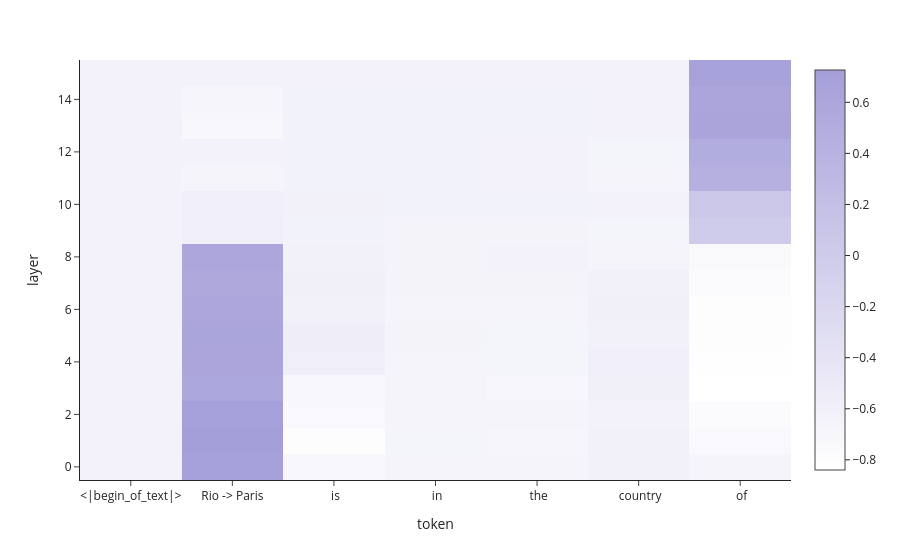

Notebook code cell kept with this figure:
### Markdown cell above
Let's check out our results! The **darker** a cell is, the **greater the difference** between $p(``Brazil")$ and $p(``France")$, and hence the **more causal effect** the residual stream at that layer / token position has on mediating the path between the city and its country.

### Code cell
# visualize our results!
import plotly.express as px

# Build token labels directly from the tokenizer so they align with the residual stream.
# Llama-3.2 prepends a BOS token by default, so we keep it and label the *second* token as the city.
token_ids = model.tokenizer(base_prompt).input_ids
token_labels = [model.tokenizer.decode([tok]) for tok in token_ids]
if len(token_labels) > 1:
    token_labels[1] = f"Rio -> {token_labels[1]}"

fig = px.imshow(
    causal_effects,
    x=token_labels,
    y=list(range(model.config.num_hidden_layers)),
    template='simple_white',
    color_continuous_scale=[[0, '#FFFFFF'], [1, "#A59FD9"]]
)

fig.update_layout(
    xaxis_title='token',
    yaxis_title='layer',
    yaxis=dict(autorange='min')
)

fig

### Figure 1 — Plotly figure (JSON) as saved in the notebook; plotly's stock layout.template omitted (floating-point values rounded to 4 significant figures)
{"data": [{"coloraxis": "coloraxis", "hovertemplate": "x: %{x}<br>y: %{y}<br>color: %{z}<extra></extra>", "name": "0", "type": "heatmap", "x": ["<|begin_of_text|>", "Rio -> Paris", " is", " in", " the", " country", " of"], "xaxis": "x", "y": [0, 1, 2, 3, 4, 5, 6, 7, 8, 9, 10, 11, 12, 13, 14, 15], "yaxis": "y", "z": [[-0.625, 0.6875, -0.7188, -0.6523, -0.6523, -0.6094, -0.6523], [-0.625, 0.7266, -0.8008, -0.6562, -0.6797, -0.6094, -0.7305], [-0.625, 0.7031, -0.7422, -0.6602, -0.6523, -0.625, -0.7617], [-0.625, 0.5977, -0.7266, -0.6602, -0.6992, -0.6016, -0.8398], [-0.625, 0.6289, -0.582, -0.6523, -0.6562, -0.5781, -0.8164], [-0.625, 0.6328, -0.5469, -0.6484, -0.6562, -0.6055, -0.8047], [-0.625, 0.6133, -0.6172, -0.6523, -0.6523, -0.5898, -0.8047], [-0.625, 0.5742, -0.5977, -0.6484, -0.6484, -0.6133, -0.7695], [-0.625, 0.6055, -0.6094, -0.6484, -0.625, -0.6523, -0.7344], [-0.625, -0.5742, -0.6211, -0.6484, -0.6484, -0.6562, 0.0], [-0.625, -0.5859, -0.6172, -0.6211, -0.6211, -0.6328, 0.06836], [-0.625, -0.6523, -0.6211, -0.6211, -0.625, -0.6602, 0.4551], [-0.625, -0.6289, -0.6211, -0.6211, -0.625, -0.6562, 0.4922], [-0.625, -0.7031, -0.6211, -0.6211, -0.6211, -0.625, 0.6445], [-0.625, -0.6758, -0.6211, -0.6211, -0.6211, -0.625, 0.6211], [-0.625, -0.625, -0.625, -0.625, -0.625, -0.625, 0.6836]]}], "layout": {"coloraxis": {"autocolorscale": false, "colorscale": [[0, "#FFFFFF"], [1, "#A59FD9"]]}, "margin": {"t": 60}, "xaxis": {"anchor": "y", "constrain": "domain", "domain": [0, 1], "scaleanchor": "y", "title": {"text": "token"}}, "yaxis": {"anchor": "x", "autorange": "min", "constrain": "domain", "domain": [0, 1], "title": {"text": "layer"}}}}
